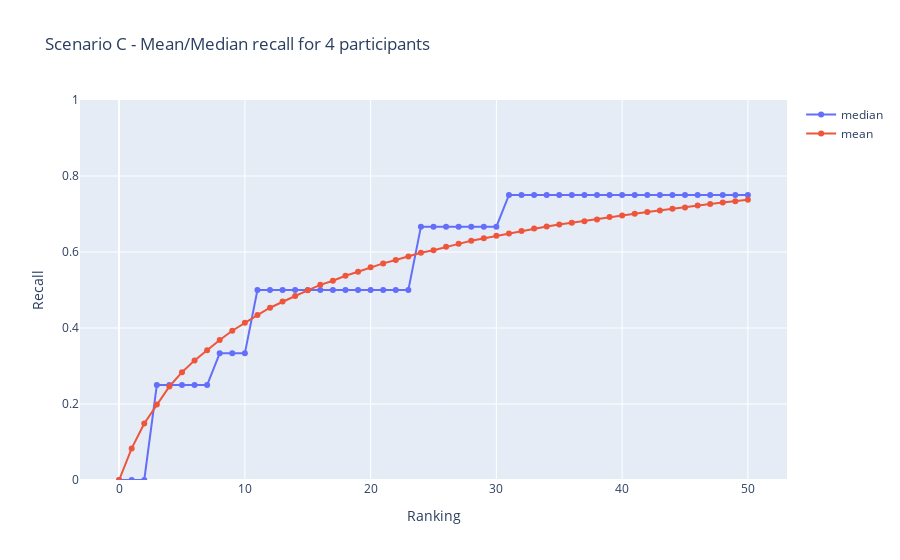

Notebook code cell kept with this figure:
### Code cell
nb_of_participants = 4
conn = create_connection(db_file)
data_4 = recall_for_questions_participants(conn, nb_of_participants, "C")
plot_results_for_participants(data_4, nb_of_participants, "C")

### Figure 1 — Plotly figure (JSON) as saved in the notebook; plotly's stock layout.template omitted (floating-point values rounded to 4 significant figures)
{"data": [{"mode": "markers+lines", "name": "median", "type": "scatter", "x": [0, 1, 2, 3, 4, 5, 6, 7, 8, 9, 10, 11, 12, 13, 14, 15, 16, 17, 18, 19, 20, 21, 22, 23, 24, 25, 26, 27, 28, 29, 30, 31, 32, 33, 34, 35, 36, 37, 38, 39, 40, 41, 42, 43, 44, 45, 46, 47, 48, 49, 50], "y": [0, 0, 0, 0.25, 0.25, 0.25, 0.25, 0.25, 0.3333, 0.3333, 0.3333, 0.5, 0.5, 0.5, 0.5, 0.5, 0.5, 0.5, 0.5, 0.5, 0.5, 0.5, 0.5, 0.5, 0.6667, 0.6667, 0.6667, 0.6667, 0.6667, 0.6667, 0.6667, 0.75, 0.75, 0.75, 0.75, 0.75, 0.75, 0.75, 0.75, 0.75, 0.75, 0.75, 0.75, 0.75, 0.75, 0.75, 0.75, 0.75, 0.75, 0.75, 0.75]}, {"mode": "lines+markers", "name": "mean", "type": "scatter", "x": [0, 1, 2, 3, 4, 5, 6, 7, 8, 9, 10, 11, 12, 13, 14, 15, 16, 17, 18, 19, 20, 21, 22, 23, 24, 25, 26, 27, 28, 29, 30, 31, 32, 33, 34, 35, 36, 37, 38, 39, 40, 41, 42, 43, 44, 45, 46, 47, 48, 49, 50], "y": [0, 0.08318, 0.1486, 0.1984, 0.2461, 0.2837, 0.3148, 0.3416, 0.3685, 0.3927, 0.4138, 0.434, 0.4533, 0.4695, 0.4842, 0.4991, 0.5135, 0.5243, 0.5374, 0.548, 0.5596, 0.57, 0.5787, 0.588, 0.5978, 0.6046, 0.6137, 0.6214, 0.6296, 0.6361, 0.6426, 0.6489, 0.655, 0.6616, 0.6671, 0.6723, 0.6767, 0.6809, 0.6857, 0.6918, 0.696, 0.7006, 0.7055, 0.7092, 0.7136, 0.7169, 0.7221, 0.7262, 0.7304, 0.7338, 0.7372]}], "layout": {"title": {"text": "Scenario C - Mean/Median recall for 4 participants"}, "xaxis": {"title": {"text": "Ranking"}}, "yaxis": {"range": [0, 1], "title": {"text": "Recall"}}}}
